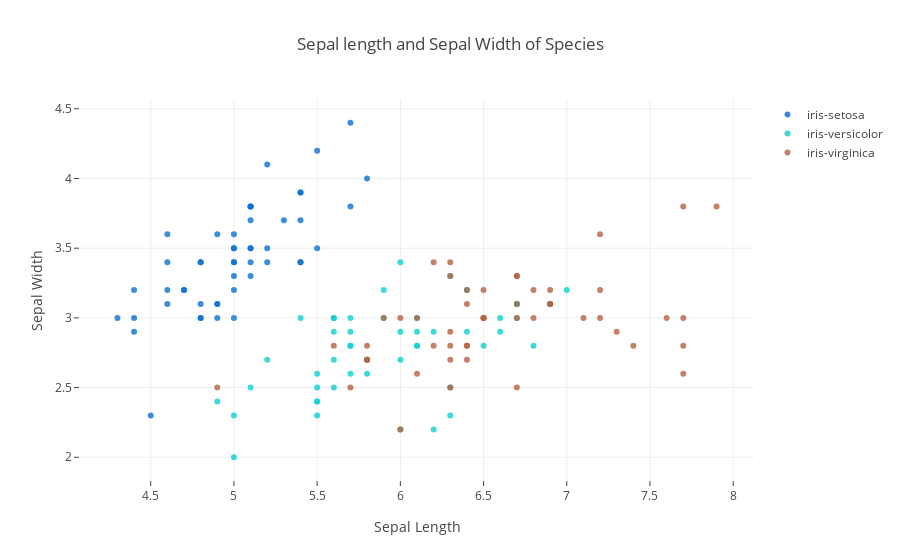

The notebook cell saved with this chart:
### Code cell
py.offline.iplot(fig)

### Figure 1 — Plotly figure (JSON) as saved in the notebook; plotly's stock layout.template omitted (floating-point values rounded to 4 significant figures)
{"data": [{"marker": {"color": "rgba(12, 112, 212, 0.8)"}, "mode": "markers", "name": "iris-setosa", "text": ["iris-sesota", "iris-sesota", "iris-sesota", "iris-sesota", "iris-sesota", "iris-sesota", "iris-sesota", "iris-sesota", "iris-sesota", "iris-sesota", "iris-sesota", "iris-sesota", "iris-sesota", "iris-sesota", "iris-sesota", "iris-sesota", "iris-sesota", "iris-sesota", "iris-sesota", "iris-sesota", "iris-sesota", "iris-sesota", "iris-sesota", "iris-sesota", "iris-sesota", "iris-sesota", "iris-sesota", "iris-sesota", "iris-sesota", "iris-sesota", "iris-sesota", "iris-sesota", "iris-sesota", "iris-sesota", "iris-sesota", "iris-sesota", "iris-sesota", "iris-sesota", "iris-sesota", "iris-sesota", "iris-sesota", "iris-sesota", "iris-sesota", "iris-sesota", "iris-sesota", "iris-sesota", "iris-sesota", "iris-sesota", "iris-sesota", "iris-sesota"], "type": "scatter", "uid": "6c6065ac-942d-4303-86f7-b658d8976cb5", "x": [5.1, 4.9, 4.7, 4.6, 5, 5.4, 4.6, 5, 4.4, 4.9, 5.4, 4.8, 4.8, 4.3, 5.8, 5.7, 5.4, 5.1, 5.7, 5.1, 5.4, 5.1, 4.6, 5.1, 4.8, 5, 5, 5.2, 5.2, 4.7, 4.8, 5.4, 5.2, 5.5, 4.9, 5, 5.5, 4.9, 4.4, 5.1, 5, 4.5, 4.4, 5, 5.1, 4.8, 5.1, 4.6, 5.3, 5], "y": [3.5, 3, 3.2, 3.1, 3.6, 3.9, 3.4, 3.4, 2.9, 3.1, 3.7, 3.4, 3, 3, 4, 4.4, 3.9, 3.5, 3.8, 3.8, 3.4, 3.7, 3.6, 3.3, 3.4, 3, 3.4, 3.5, 3.4, 3.2, 3.1, 3.4, 4.1, 4.2, 3.1, 3.2, 3.5, 3.6, 3, 3.4, 3.5, 2.3, 3.2, 3.5, 3.8, 3, 3.8, 3.2, 3.7, 3.3]}, {"marker": {"color": "rgba(11, 209, 208, 0.8)"}, "mode": "markers", "name": "iris-versicolor", "text": ["iris-versicolor", "iris-versicolor", "iris-versicolor", "iris-versicolor", "iris-versicolor", "iris-versicolor", "iris-versicolor", "iris-versicolor", "iris-versicolor", "iris-versicolor", "iris-versicolor", "iris-versicolor", "iris-versicolor", "iris-versicolor", "iris-versicolor", "iris-versicolor", "iris-versicolor", "iris-versicolor", "iris-versicolor", "iris-versicolor", "iris-versicolor", "iris-versicolor", "iris-versicolor", "iris-versicolor", "iris-versicolor", "iris-versicolor", "iris-versicolor", "iris-versicolor", "iris-versicolor", "iris-versicolor", "iris-versicolor", "iris-versicolor", "iris-versicolor", "iris-versicolor", "iris-versicolor", "iris-versicolor", "iris-versicolor", "iris-versicolor", "iris-versicolor", "iris-versicolor", "iris-versicolor", "iris-versicolor", "iris-versicolor", "iris-versicolor", "iris-versicolor", "iris-versicolor", "iris-versicolor", "iris-versicolor", "iris-versicolor", "iris-versicolor"], "type": "scatter", "uid": "2eaf8ca8-2d21-4820-83c8-9354707d24bc", "x": [7, 6.4, 6.9, 5.5, 6.5, 5.7, 6.3, 4.9, 6.6, 5.2, 5, 5.9, 6, 6.1, 5.6, 6.7, 5.6, 5.8, 6.2, 5.6, 5.9, 6.1, 6.3, 6.1, 6.4, 6.6, 6.8, 6.7, 6, 5.7, 5.5, 5.5, 5.8, 6, 5.4, 6, 6.7, 6.3, 5.6, 5.5, 5.5, 6.1, 5.8, 5, 5.6, 5.7, 5.7, 6.2, 5.1, 5.7], "y": [3.2, 3.2, 3.1, 2.3, 2.8, 2.8, 3.3, 2.4, 2.9, 2.7, 2, 3, 2.2, 2.9, 2.9, 3.1, 3, 2.7, 2.2, 2.5, 3.2, 2.8, 2.5, 2.8, 2.9, 3, 2.8, 3, 2.9, 2.6, 2.4, 2.4, 2.7, 2.7, 3, 3.4, 3.1, 2.3, 3, 2.5, 2.6, 3, 2.6, 2.3, 2.7, 3, 2.9, 2.9, 2.5, 2.8]}, {"marker": {"color": "rgba(183, 98, 65, 0.8)"}, "mode": "markers", "name": "iris-virginica", "text": ["iris-virginica", "iris-virginica", "iris-virginica", "iris-virginica", "iris-virginica", "iris-virginica", "iris-virginica", "iris-virginica", "iris-virginica", "iris-virginica", "iris-virginica", "iris-virginica", "iris-virginica", "iris-virginica", "iris-virginica", "iris-virginica", "iris-virginica", "iris-virginica", "iris-virginica", "iris-virginica", "iris-virginica", "iris-virginica", "iris-virginica", "iris-virginica", "iris-virginica", "iris-virginica", "iris-virginica", "iris-virginica", "iris-virginica", "iris-virginica", "iris-virginica", "iris-virginica", "iris-virginica", "iris-virginica", "iris-virginica", "iris-virginica", "iris-virginica", "iris-virginica", "iris-virginica", "iris-virginica", "iris-virginica", "iris-virginica", "iris-virginica", "iris-virginica", "iris-virginica", "iris-virginica", "iris-virginica", "iris-virginica", "iris-virginica", "iris-virginica"], "type": "scatter", "uid": "b2cfb852-90ae-450e-ae4f-fbf4e07b7df7", "x": [6.3, 5.8, 7.1, 6.3, 6.5, 7.6, 4.9, 7.3, 6.7, 7.2, 6.5, 6.4, 6.8, 5.7, 5.8, 6.4, 6.5, 7.7, 7.7, 6, 6.9, 5.6, 7.7, 6.3, 6.7, 7.2, 6.2, 6.1, 6.4, 7.2, 7.4, 7.9, 6.4, 6.3, 6.1, 7.7, 6.3, 6.4, 6, 6.9, 6.7, 6.9, 5.8, 6.8, 6.7, 6.7, 6.3, 6.5, 6.2, 5.9], "y": [3.3, 2.7, 3, 2.9, 3, 3, 2.5, 2.9, 2.5, 3.6, 3.2, 2.7, 3, 2.5, 2.8, 3.2, 3, 3.8, 2.6, 2.2, 3.2, 2.8, 2.8, 2.7, 3.3, 3.2, 2.8, 3, 2.8, 3, 2.8, 3.8, 2.8, 2.8, 2.6, 3, 3.4, 3.1, 3, 3.1, 3.1, 3.1, 2.7, 3.2, 3.3, 3, 2.5, 3, 3.4, 3]}], "layout": {"title": {"text": "Sepal length and Sepal Width of Species"}, "xaxis": {"ticklen": 5, "title": {"text": "Sepal Length"}, "zeroline": false}, "yaxis": {"ticklen": 5, "title": {"text": "Sepal Width"}, "zeroline": false}}}
